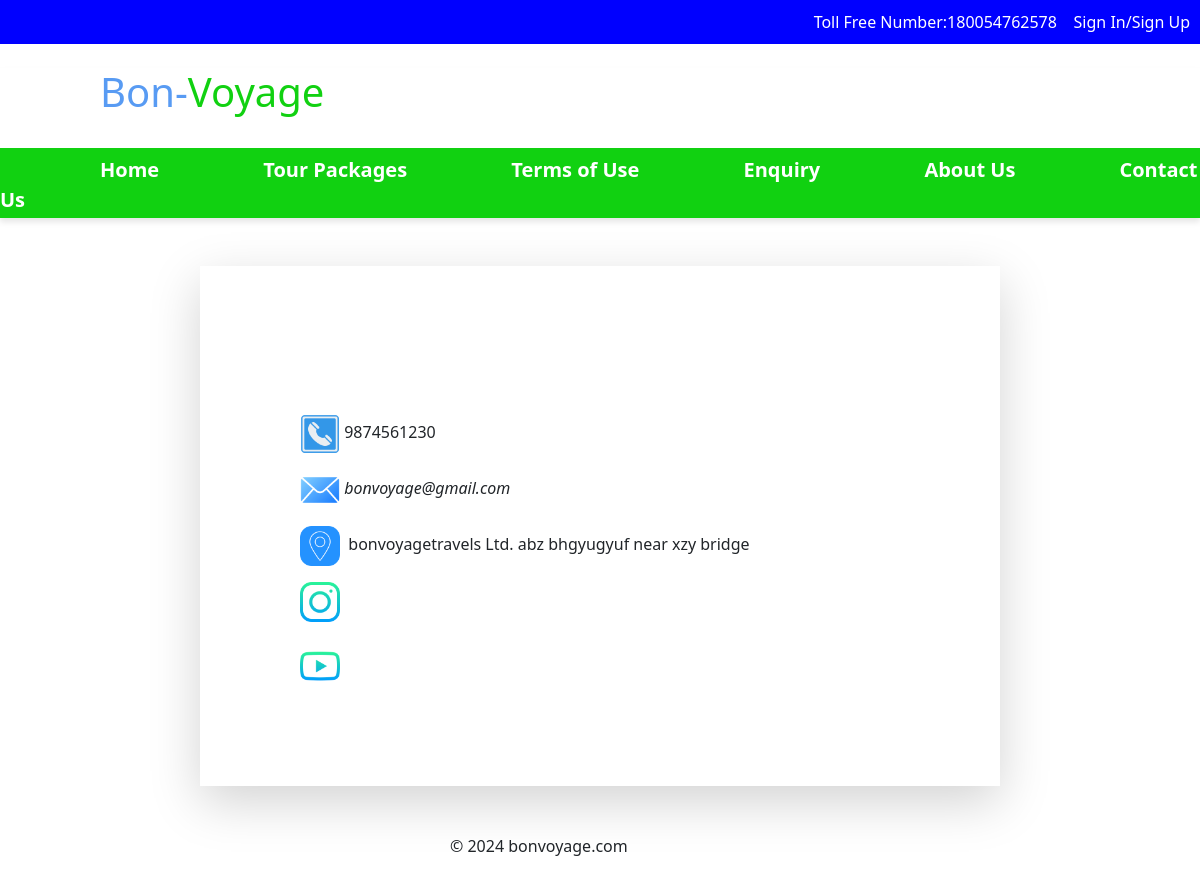
The app's page /tour/contactus/ with its own data.
### tour/models.py (models this page shows)
class Contactus(models.Model):
    phone=models.IntegerField()
    email = models.EmailField()
    address=models.TextField()

### tour/views.py (the view)
# urls.py: path('contactus/',views.contactus,name='contactus'),
def contactus(request):
    contact = Contactus.objects.first()
    return render(request, 'contactus.html', {'contact': contact})

### templates/contactus.html (shortened to what this page needs)
<!DOCTYPE html>
{% load static %}
<html lang="en">
<head>
    <link href="https://cdn.jsdelivr.net/npm/bootstrap@5.3.3/dist/css/bootstrap.min.css" rel="stylesheet">
</head>
<body>
    <div id="div1">
    Toll Free Number:180054762578 &nbsp;&nbsp;<a href="{% url 'login' %}" style="color: white;"> Sign In/</a><a href="{% url 'register' %}" style="color: white;">Sign Up</a>
    </div><br>
    <div id="divs">
    <h1 style="margin-left: 100px;"><span style="color: rgb(88, 155, 243);">Bon-</span><span style="color: rgb(17, 209, 17);">Voyage</span></h1><br>
    <div id="div2">
        <b>
        <a id="a1" href="{% url 'home' %}">Home</a>
        <a id="a1" href="{% url 'package' %}">Tour Packages</a>
        <a id="a1" href="{% url 'terms' %}">Terms of Use</a>
        <a id="a1" href="{% url 'enquiry' %}">Enquiry</a>
        <a id="a1" href="{% url 'aboutus' %}">About Us</a>
        <a id="a1" href="{% url 'contactus' %}">Contact Us</a>
    </b>
    </div>
    </div>
    <br><br>
    {% if contact %}
    <div class="shadow-lg" style="padding: 100px; margin: 0 auto; width: 800px;">
        <p class=" pt-5"><img src="{% static 'img/contact.png' %}" alt="" style="width: 40px; height: 40px;">
            {{ contact.phone }}</p>
        <p><img src="{% static 'img/email.png' %}" alt="" style="width: 40px; height: 40px;"> <i>{{ contact.email }}</i></p>
        <p><img src="{% static 'img/address.png' %}" alt="" style="width: 40px; height: 40px;">&nbsp; {{ contact.address }} </p>
        <img src="{% static 'img/instagram.png' %}" alt="" style="width: 40px; height: 40px;"><br><br>
        <img src="{% static 'img/youtube.png' %}" alt="" style="width: 40px; height: 40px;">
         {% else %}
        <p>Contact details not available.</p>
        {% endif %}
    </div>
    <br><br>
    <div style="margin: 0 auto; width: 300px;">
        <p >© 2024 bonvoyage.com</p>
    </div><br>
</body>
</html>

### templates/contactus.html (style rules this page uses)
#div1 { background-color: blue; color: white; text-align: right; font-weight: 500; padding: 10px; }
#div2 { background-color: rgb(17, 209, 17); height: 70px; padding-top: 7px; }
#div2 a { color: white; font-size: 20px; margin-left: 100px; }
a { text-decoration: none; }
img { height: 400px; width: 1520px; z-index: -2; }
#divs { position: sticky; top: 0; z-index: 1000; background-color: white; box-shadow: 0px 4px 6px rgba(0, 0, 0, 0.1); }

### records on screen
Contactus: phone "9874561230", email "bonvoyage@gmail.com", address "bonvoyagetravels Ltd. abz bhgyugyuf near xzy bridge"
